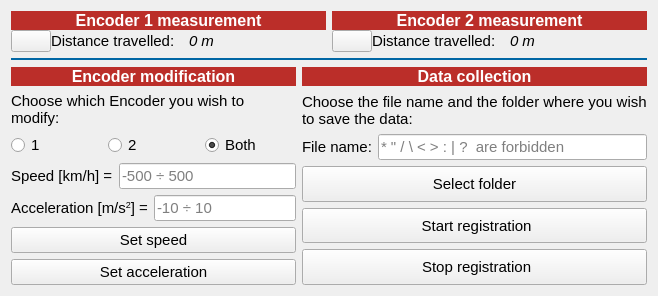
         <widget class="QWidget" name="page_2">
          <layout class="QGridLayout" name="gridLayout">
           <item row="0" column="0" colspan="2">
            <layout class="QHBoxLayout" name="horizontalLayout_8">
             <item>
              <layout class="QVBoxLayout" name="verticalLayout_6">
               <property name="spacing">
                <number>0</number>
               </property>
               <item>
                <widget class="QLabel" name="data_encoder1_title">
                 <property name="sizePolicy">
                  <sizepolicy hsizetype="Preferred" vsizetype="Fixed">
                   <horstretch>0</horstretch>
                   <verstretch>0</verstretch>
                  </sizepolicy>
                 </property>
                 <property name="font">
                  <font>
                   <pointsize>12</pointsize>
                   <bold>true</bold>
                  </font>
                 </property>
                 <property name="autoFillBackground">
                  <bool>false</bool>
                 </property>
                 <property name="styleSheet">
                  <string notr="true">		background-color:#bb2e29;
		color: #fff;</string>
                 </property>
                 <property name="frameShape">
                  <enum>QFrame::Shape::NoFrame</enum>
                 </property>
                 <property name="frameShadow">
                  <enum>QFrame::Shadow::Plain</enum>
                 </property>
                 <property name="midLineWidth">
                  <number>0</number>
                 </property>
                 <property name="text">
                  <string>Encoder 1 measurement</string>
                 </property>
                 <property name="alignment">
                  <set>Qt::AlignmentFlag::AlignCenter</set>
                 </property>
                 <property name="margin">
                  <number>2</number>
                 </property>
                 <property name="textInteractionFlags">
                  <set>Qt::TextInteractionFlag::NoTextInteraction</set>
                 </property>
                </widget>
               </item>
               <item>
                <widget class="GaugeMeter" name="gauge_meter_1" native="true"/>
               </item>
               <item>
                <layout class="QHBoxLayout" name="horizontalLayout_17">
                 <item>
                  <widget class="QPushButton" name="pushButton_14">
                   <property name="sizePolicy">
                    <sizepolicy hsizetype="Maximum" vsizetype="Fixed">
                     <horstretch>0</horstretch>
                     <verstretch>0</verstretch>
                    </sizepolicy>
                   </property>
                   <property name="text">
                    <string/>
                   </property>
                   <property name="icon">
                    <iconset resource="resource.qrc">
                     <normaloff>:/icon/icon/icons8-reset-64.png</normaloff>:/icon/icon/icons8-reset-64.png</iconset>
                   </property>
                   <property name="iconSize">
                    <size>
                     <width>25</width>
                     <height>25</height>
                    </size>
                   </property>
                  </widget>
                 </item>
                 <item>
                  <widget class="QLabel" name="label_4">
                   <property name="sizePolicy">
                    <sizepolicy hsizetype="Preferred" vsizetype="Fixed">
                     <horstretch>0</horstretch>
                     <verstretch>0</verstretch>
                    </sizepolicy>
                   </property>
                   <property name="font">
                    <font>
                     <pointsize>11</pointsize>
                    </font>
                   </property>
                   <property name="text">
                    <string>Distance travelled:</string>
                   </property>
                   <property name="margin">
                    <number>14</number>
                   </property>
                  </widget>
                 </item>
                 <item>
                  <widget class="QLabel" name="distance_encoder1_label">
                   <property name="sizePolicy">
                    <sizepolicy hsizetype="Preferred" vsizetype="Fixed">
                     <horstretch>0</horstretch>
                     <verstretch>0</verstretch>
                    </sizepolicy>
                   </property>
                   <property name="font">
                    <font>
                     <pointsize>11</pointsize>
                     <italic>true</italic>
                    </font>
                   </property>
                   <property name="text">
                    <string>0 m</string>
                   </property>
                  </widget>
                 </item>
                </layout>
               </item>
              </layout>
             </item>
             <item>
              <layout class="QVBoxLayout" name="verticalLayout_11">
               <property name="spacing">
                <number>0</number>
               </property>
               <item>
                <widget class="QLabel" name="data_encoder1_title_3">
                 <property name="sizePolicy">
                  <sizepolicy hsizetype="Preferred" vsizetype="Fixed">
                   <horstretch>0</horstretch>
                   <verstretch>0</verstretch>
                  </sizepolicy>
                 </property>
                 <property name="font">
                  <font>
                   <pointsize>12</pointsize>
                   <bold>true</bold>
                  </font>
                 </property>
                 <property name="autoFillBackground">
                  <bool>false</bool>
                 </property>
                 <property name="styleSheet">
                  <string notr="true">		background-color:#bb2e29;
		color: #fff;</string>
                 </property>
                 <property name="frameShape">
                  <enum>QFrame::Shape::NoFrame</enum>
                 </property>
                 <property name="frameShadow">
                  <enum>QFrame::Shadow::Plain</enum>
                 </property>
                 <property name="midLineWidth">
                  <number>0</number>
                 </property>
                 <property name="text">
                  <string>Encoder 2 measurement</string>
                 </property>
                 <property name="alignment">
                  <set>Qt::AlignmentFlag::AlignCenter</set>
                 </property>
                 <property name="margin">
                  <number>2</number>
                 </property>
                 <property name="textInteractionFlags">
                  <set>Qt::TextInteractionFlag::NoTextInteraction</set>
                 </property>
                </widget>
               </item>
               <item>
                <widget class="GaugeMeter" name="gauge_meter_3" native="true"/>
               </item>
               <item>
                <layout class="QHBoxLayout" name="horizontalLayout_18">
                 <item>
                  <widget class="QPushButton" name="pushButton_15">
                   <property name="sizePolicy">
                    <sizepolicy hsizetype="Maximum" vsizetype="Fixed">
                     <horstretch>0</horstretch>
                     <verstretch>0</verstretch>
                    </sizepolicy>
                   </property>
                   <property name="text">
                    <string/>
                   </property>
                   <property name="icon">
                    <iconset resource="resource.qrc">
                     <normaloff>:/icon/icon/icons8-reset-64.png</normaloff>:/icon/icon/icons8-reset-64.png</iconset>
                   </property>
                   <property name="iconSize">
                    <size>
                     <width>25</width>
                     <height>25</height>
                    </size>
                   </property>
                  </widget>
                 </item>
                 <item>
                  <widget class="QLabel" name="label_18">
                   <property name="sizePolicy">
                    <sizepolicy hsizetype="Preferred" vsizetype="Fixed">
                     <horstretch>0</horstretch>
                     <verstretch>0</verstretch>
                    </sizepolicy>
                   </property>
                   <property name="font">
                    <font>
                     <pointsize>11</pointsize>
                    </font>
                   </property>
                   <property name="text">
                    <string>Distance travelled:</string>
                   </property>
                   <property name="margin">
                    <number>14</number>
                   </property>
                  </widget>
                 </item>
                 <item>
                  <widget class="QLabel" name="distance_encoder2_label">
                   <property name="sizePolicy">
                    <sizepolicy hsizetype="Preferred" vsizetype="Fixed">
                     <horstretch>0</horstretch>
                     <verstretch>0</verstretch>
                    </sizepolicy>
                   </property>
                   <property name="font">
                    <font>
                     <pointsize>11</pointsize>
                     <italic>true</italic>
                    </font>
                   </property>
                   <property name="text">
                    <string>0 m</string>
                   </property>
                  </widget>
                 </item>
                </layout>
               </item>
              </layout>
             </item>
            </layout>
           </item>
           <item row="2" column="1">
            <layout class="QVBoxLayout" name="verticalLayout_16">
             <item>
              <widget class="QLabel" name="data_encoder1_title_5">
               <property name="sizePolicy">
                <sizepolicy hsizetype="Preferred" vsizetype="Fixed">
                 <horstretch>0</horstretch>
                 <verstretch>0</verstretch>
                </sizepolicy>
               </property>
               <property name="font">
                <font>
                 <pointsize>12</pointsize>
                 <bold>true</bold>
                </font>
               </property>
               <property name="autoFillBackground">
                <bool>false</bool>
               </property>
               <property name="styleSheet">
                <string notr="true">		background-color:#bb2e29;
		color: #fff;</string>
               </property>
               <property name="frameShape">
                <enum>QFrame::Shape::NoFrame</enum>
               </property>
               <property name="frameShadow">
                <enum>QFrame::Shadow::Plain</enum>
               </property>
               <property name="midLineWidth">
                <number>0</number>
               </property>
               <property name="text">
                <string>Data collection</string>
               </property>
               <property name="alignment">
                <set>Qt::AlignmentFlag::AlignCenter</set>
               </property>
               <property name="margin">
                <number>2</number>
               </property>
               <property name="textInteractionFlags">
                <set>Qt::TextInteractionFlag::NoTextInteraction</set>
               </property>
              </widget>
             </item>
             <item>
              <widget class="QLabel" name="label_6">
               <property name="font">
                <font>
                 <pointsize>11</pointsize>
                </font>
               </property>
               <property name="text">
                <string>Choose the file name and the folder where you wish to save the data:</string>
               </property>
               <property name="wordWrap">
                <bool>true</bool>
               </property>
              </widget>
             </item>
             <item>
              <layout class="QHBoxLayout" name="horizontalLayout_16">
               <item>
                <widget class="QLabel" name="label_17">
                 <property name="font">
                  <font>
                   <pointsize>11</pointsize>
                  </font>
                 </property>
                 <property name="text">
                  <string>File name:</string>
                 </property>
                </widget>
               </item>
               <item>
                <widget class="QLineEdit" name="lineEdit">
                 <property name="font">
                  <font>
                   <pointsize>11</pointsize>
                  </font>
                 </property>
                 <property name="placeholderText">
                  <string>* &quot; / \ &lt; &gt; : | ?  are forbidden</string>
                 </property>
                </widget>
               </item>
              </layout>
             </item>
             <item>
              <widget class="QPushButton" name="pushButton_13">
               <property name="sizePolicy">
                <sizepolicy hsizetype="Minimum" vsizetype="Preferred">
                 <horstretch>0</horstretch>
                 <verstretch>0</verstretch>
                </sizepolicy>
               </property>
               <property name="font">
                <font>
                 <pointsize>11</pointsize>
                </font>
               </property>
               <property name="text">
                <string>Select folder</string>
               </property>
               <property name="icon">
                <iconset resource="resource.qrc">
                 <normaloff>:/icon/icon/icons8-folder-48.png</normaloff>:/icon/icon/icons8-folder-48.png</iconset>
               </property>
               <property name="iconSize">
                <size>
                 <width>35</width>
                 <height>35</height>
                </size>
               </property>
              </widget>
             </item>
             <item>
              <widget class="QPushButton" name="pushButton_11">
               <property name="sizePolicy">
                <sizepolicy hsizetype="Minimum" vsizetype="Preferred">
                 <horstretch>0</horstretch>
                 <verstretch>0</verstretch>
                </sizepolicy>
               </property>
               <property name="font">
                <font>
                 <pointsize>11</pointsize>
                </font>
               </property>
               <property name="text">
                <string> Start registration</string>
               </property>
               <property name="icon">
                <iconset resource="resource.qrc">
                 <normaloff>:/icon/icon/icons8-play-button-48.png</normaloff>
                 <activeon>:/icon/icon/wired-flat-45-clock-time.gif</activeon>:/icon/icon/icons8-play-button-48.png</iconset>
               </property>
               <property name="iconSize">
                <size>
                 <width>35</width>
                 <height>35</height>
                </size>
               </property>
               <property name="checkable">
                <bool>true</bool>
               </property>
              </widget>
             </item>
             <item>
              <widget class="QPushButton" name="pushButton_12">
               <property name="sizePolicy">
                <sizepolicy hsizetype="Minimum" vsizetype="Preferred">
                 <horstretch>0</horstretch>
                 <verstretch>0</verstretch>
                </sizepolicy>
               </property>
               <property name="font">
                <font>
                 <pointsize>11</pointsize>
                </font>
               </property>
               <property name="text">
                <string> Stop registration</string>
               </property>
               <property name="icon">
                <iconset resource="resource.qrc">
                 <normaloff>:/icon/icon/icons8-stop-button-50.png</normaloff>:/icon/icon/icons8-stop-button-50.png</iconset>
               </property>
               <property name="iconSize">
                <size>
                 <width>35</width>
                 <height>35</height>
                </size>
               </property>
              </widget>
             </item>
            </layout>
           </item>
           <item row="2" column="0">
            <layout class="QVBoxLayout" name="verticalLayout_8">
             <property name="spacing">
              <number>6</number>
             </property>
             <property name="topMargin">
              <number>0</number>
             </property>
             <property name="rightMargin">
              <number>0</number>
             </property>
             <property name="bottomMargin">
              <number>0</number>
             </property>
             <item>
              <widget class="QLabel" name="data_encoder1_title_4">
               <property name="sizePolicy">
                <sizepolicy hsizetype="Preferred" vsizetype="Fixed">
                 <horstretch>0</horstretch>
                 <verstretch>0</verstretch>
                </sizepolicy>
               </property>
               <property name="font">
                <font>
                 <pointsize>12</pointsize>
                 <bold>true</bold>
                </font>
               </property>
               <property name="autoFillBackground">
                <bool>false</bool>
               </property>
               <property name="styleSheet">
                <string notr="true">		background-color:#bb2e29;
		color: #fff;</string>
               </property>
               <property name="frameShape">
                <enum>QFrame::Shape::NoFrame</enum>
               </property>
               <property name="frameShadow">
                <enum>QFrame::Shadow::Plain</enum>
               </property>
               <property name="midLineWidth">
                <number>0</number>
               </property>
               <property name="text">
                <string>Encoder modification</string>
               </property>
               <property name="alignment">
                <set>Qt::AlignmentFlag::AlignCenter</set>
               </property>
               <property name="margin">
                <number>2</number>
               </property>
               <property name="textInteractionFlags">
                <set>Qt::TextInteractionFlag::NoTextInteraction</set>
               </property>
              </widget>
             </item>
             <item>
              <layout class="QVBoxLayout" name="verticalLayout_15">
               <item>
                <widget class="QLabel" name="label_3">
                 <property name="font">
                  <font>
                   <pointsize>11</pointsize>
                  </font>
                 </property>
                 <property name="text">
                  <string>Choose which Encoder you wish to modify:</string>
                 </property>
                 <property name="scaledContents">
                  <bool>false</bool>
                 </property>
                 <property name="wordWrap">
                  <bool>true</bool>
                 </property>
                </widget>
               </item>
               <item>
                <layout class="QHBoxLayout" name="horizontalLayout_15">
                 <item>
                  <widget class="QRadioButton" name="radioButton">
                   <property name="font">
                    <font>
                     <pointsize>11</pointsize>
                    </font>
                   </property>
                   <property name="text">
                    <string>1</string>
                   </property>
                   <property name="checked">
                    <bool>false</bool>
                   </property>
                  </widget>
                 </item>
                 <item>
                  <widget class="QRadioButton" name="radioButton_2">
                   <property name="font">
                    <font>
                     <pointsize>11</pointsize>
                    </font>
                   </property>
                   <property name="text">
                    <string>2</string>
                   </property>
                  </widget>
                 </item>
                 <item>
                  <widget class="QRadioButton" name="radioButton_3">
                   <property name="font">
                    <font>
                     <pointsize>11</pointsize>
                    </font>
                   </property>
                   <property name="text">
                    <string>Both</string>
                   </property>
                   <property name="checked">
                    <bool>true</bool>
                   </property>
                  </widget>
                 </item>
                </layout>
               </item>
              </layout>
             </item>
             <item>
              <layout class="QHBoxLayout" name="horizontalLayout_5">
               <item>
                <widget class="QLabel" name="label_7">
                 <property name="font">
                  <font>
                   <pointsize>11</pointsize>
                  </font>
                 </property>
                 <property name="text">
                  <string>Speed [km/h] =</string>
                 </property>
                </widget>
               </item>
               <item>
                <widget class="QLineEdit" name="lineEdit_4">
                 <property name="font">
                  <font>
                   <pointsize>11</pointsize>
                  </font>
                 </property>
                 <property name="placeholderText">
                  <string>-500 ÷ 500</string>
                 </property>
                </widget>
               </item>
              </layout>
             </item>
             <item>
              <layout class="QHBoxLayout" name="horizontalLayout_4">
               <item>
                <widget class="QLabel" name="label_8">
                 <property name="font">
                  <font>
                   <pointsize>11</pointsize>
                  </font>
                 </property>
                 <property name="text">
                  <string>&lt;html&gt;&lt;head/&gt;&lt;body&gt;&lt;p&gt;Acceleration [m/s&lt;span style=&quot; vertical-align:super;&quot;&gt;2&lt;/span&gt;] =&lt;/p&gt;&lt;/body&gt;&lt;/html&gt;</string>
                 </property>
                </widget>
               </item>
               <item>
                <widget class="QLineEdit" name="lineEdit_3">
                 <property name="font">
                  <font>
                   <pointsize>11</pointsize>
                  </font>
                 </property>
                 <property name="placeholderText">
                  <string>-10 ÷ 10</string>
                 </property>
                </widget>
               </item>
              </layout>
             </item>
             <item>
              <widget class="QPushButton" name="pushButton">
               <property name="sizePolicy">
                <sizepolicy hsizetype="Minimum" vsizetype="Preferred">
                 <horstretch>0</horstretch>
                 <verstretch>0</verstretch>
                </sizepolicy>
               </property>
               <property name="font">
                <font>
                 <pointsize>11</pointsize>
                </font>
               </property>
               <property name="text">
                <string>Set speed</string>
               </property>
              </widget>
             </item>
             <item>
              <widget class="QPushButton" name="pushButton_2">
               <property name="sizePolicy">
                <sizepolicy hsizetype="Minimum" vsizetype="Preferred">
                 <horstretch>0</horstretch>
                 <verstretch>0</verstretch>
                </sizepolicy>
               </property>
               <property name="font">
                <font>
                 <pointsize>11</pointsize>
                </font>
               </property>
               <property name="text">
                <string>Set acceleration</string>
               </property>
              </widget>
             </item>
            </layout>
           </item>
           <item row="1" column="0" colspan="2">
            <widget class="Line" name="line_5">
             <property name="styleSheet">
              <string notr="true">color: #0066a4;</string>
             </property>
             <property name="frameShadow">
              <enum>QFrame::Shadow::Plain</enum>
             </property>
             <property name="lineWidth">
              <number>2</number>
             </property>
             <property name="midLineWidth">
              <number>1</number>
             </property>
             <property name="orientation">
              <enum>Qt::Orientation::Horizontal</enum>
             </property>
            </widget>
           </item>
          </layout>
         </widget>
